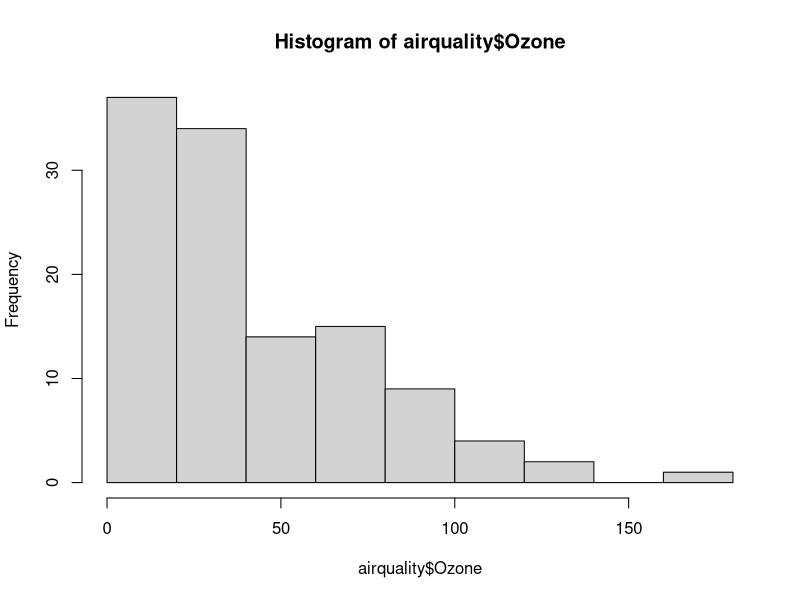
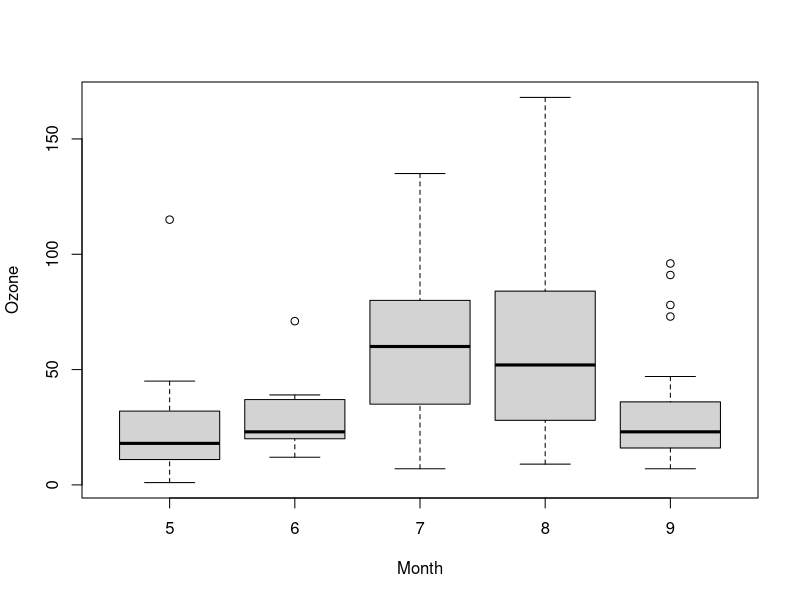
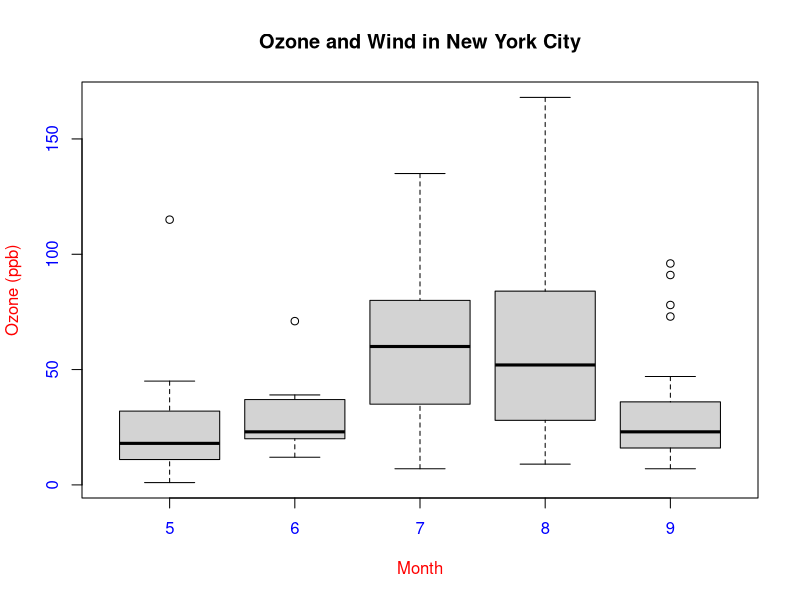
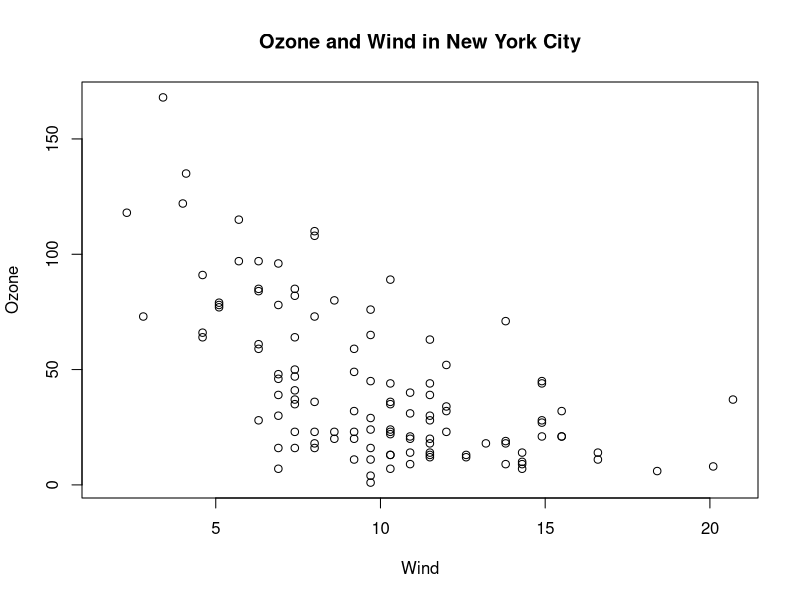
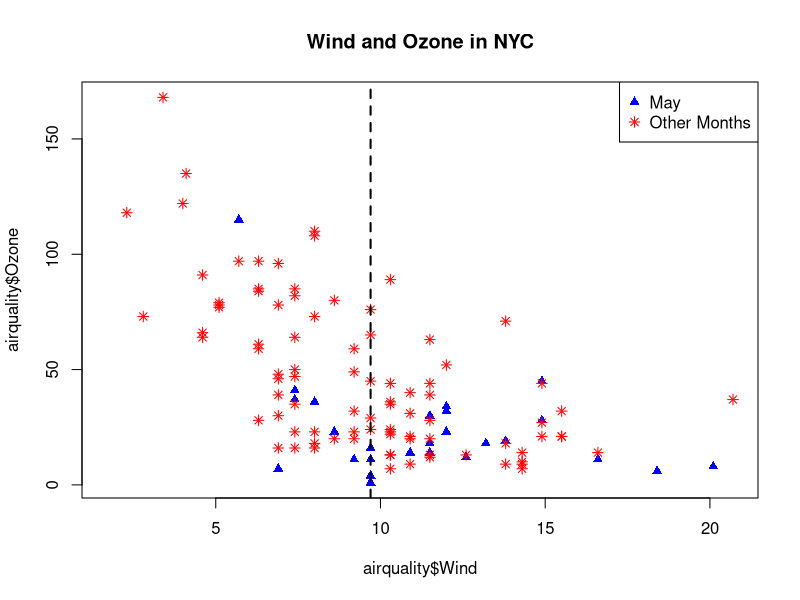
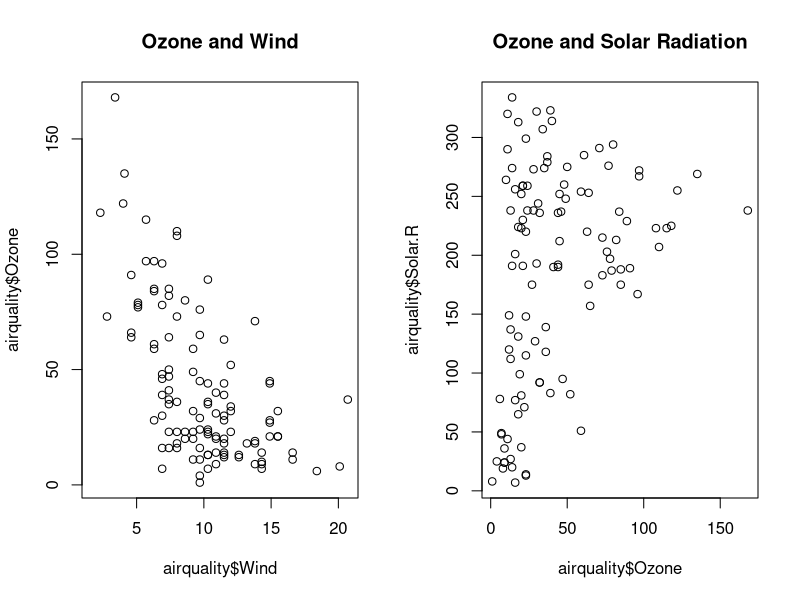
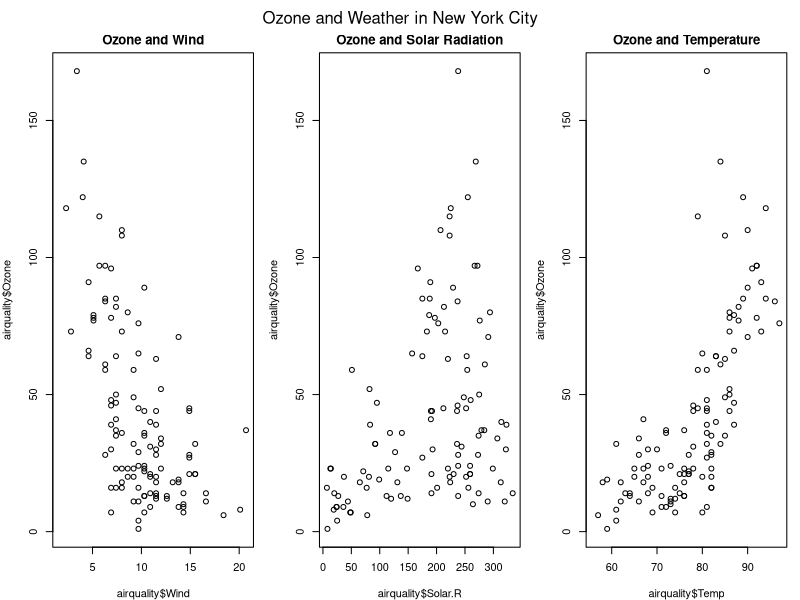

The R source for these figures, in order:
# Practice Programming Assignment: swirl Lesson 5: Base Plotting System
data("airquality")
head(airquality)
range(airquality$Ozone, na.rm = TRUE)

# So the measurements range from 1 to 168. First we'll do a simple histogram of 
# this ozone column to show the distribution of measurements. 
hist(airquality$Ozone)

table(airquality$Month)
# We'll want a boxplot of ozone as a function of the month in which the
# measurements were taken
boxplot(Ozone ~ Month, airquality)
# or
boxplot(Ozone ~ Month, airquality, xlab = "Month", ylab = "Ozone (ppb)", col.axis = "blue", col.lab = "red")
title(main="Ozone and Wind in New York City")

# Now we'll show you how to plot a simple two-dimensional scatterplot using the 
# R function plot. We'll show the relationship between Wind (x-axis) and Ozone (y-axis)
with(airquality, plot(Wind, Ozone))
title(main="Ozone and Wind in New York City")

plot(airquality$Wind, airquality$Ozone, type = "n")
title(main="Wind and Ozone in NYC")

# Now create a variable called may by subsetting airquality appropriately
may <- subset(airquality, Month == 5)

# Now use the R command points to plot May's wind and ozone (in that order) as 
# solid blue triangles. You have to set the color and plot character with two 
# separate arguments. Note we use points because we're adding to an existing plot.
points(may$Wind,may$Ozone,col="blue",pch=17) 


notmay <- subset(airquality, Month != 5)

# Now use the R command points to plot these notmay's wind and ozone 
# (in that order) as red snowflakes.
points(notmay$Wind,notmay$Ozone,col="red",pch=8) 

legend("topright", pch = c(17, 8), col = c("blue", "red"), legend = c("May", "Other Months"))

# Now add a vertical line at the median of airquality$Wind. Make it dashed (lty=2) with a width of 2.
abline(v=median(airquality$Wind), lty = 2, lwd = 2)

par(mfrow = c(1,2))
plot(airquality$Wind, airquality$Ozone, main = "Ozone and Wind")
plot(airquality$Ozone, airquality$Solar.R, main = "Ozone and Solar Radiation")

# This one with 3 plots, to illustrate inner and outer margins. First, set up 
# the plot window by typing par(mfrow = c(1, 3), mar = c(4, 4, 2, 1), 
# oma = c(0, 0, 2, 0))
par(mfrow = c(1, 3), mar =c(4, 4, 2, 1), oma = c(0, 0, 2, 0))
plot(airquality$Wind, airquality$Ozone, main = "Ozone and Wind")
plot(airquality$Solar.R, airquality$Ozone, main = "Ozone and Solar Radiation")
plot(airquality$Temp, airquality$Ozone, main = "Ozone and Temperature")
# Now we'll put in a title.
mtext("Ozone and Weather in New York City", outer = TRUE)


